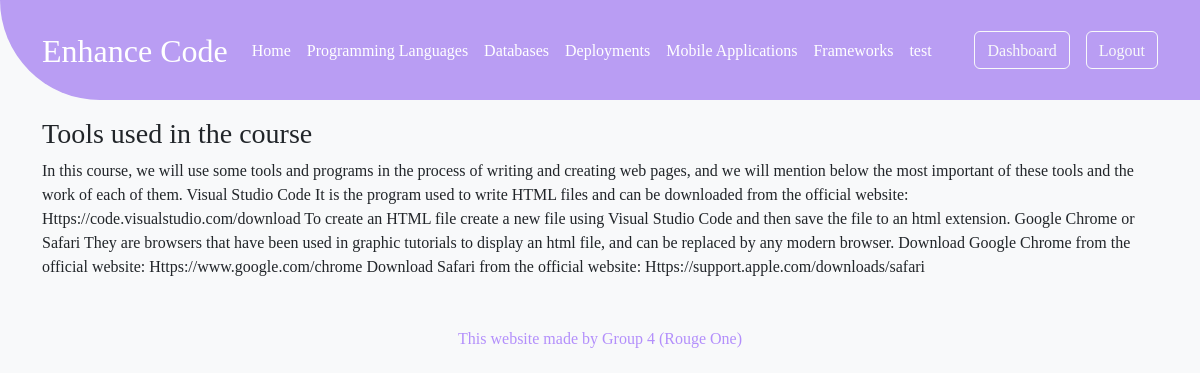
The app's page /show/subject/3 (signed in) with its own data.
### project_app/models.py (models this page shows)
class Category(models.Model):
    name = models.CharField(max_length=255)
    created_at = models.DateTimeField(auto_now_add=True)
    updated_at = models.DateTimeField(auto_now=True)
    category_creator = models.ForeignKey(User,related_name="categories_mader",on_delete=models.CASCADE)

class Subject(models.Model):
    title = models.CharField(max_length=255)
    description = models.TextField()
    video_url = models.CharField(max_length=255)
    created_at = models.DateTimeField(auto_now_add=True)
    updated_at = models.DateTimeField(auto_now=True)
    section = models.ForeignKey(Section,related_name="subjects",on_delete=models.CASCADE)
    subject_creator = models.ForeignKey(User,related_name="subjects_mader",on_delete=models.CASCADE)

### project_app/views.py (the view)
# urls.py: path('show/subject/<subject_id>',views.show_subject),
def show_subject(request,subject_id):
    context = {
        'user': User.objects.get(id=request.session['user_id']),
        'categories':Category.objects.all(),
        'subject':Subject.objects.get(id=subject_id)
    }
    return render(request,'frontend/show_subject.html',context)

### project_app/templates/frontend/show_subject.html (shortened to what this page needs)
{% extends 'frontend/layout.html' %}
{% block content %}
    <div class="container">
        <h3>{{subject.title}}</h3>
        <p>{{subject.description}}</p>
    </div>
{% endblock content %}

### project_app/templates/frontend/layout.html (shortened to what this page needs)
<!doctype html>
<html lang="en">
<head>
    <link rel="stylesheet" href="https://cdn.jsdelivr.net/npm/bootstrap@5.2.0-beta1/dist/css/bootstrap.min.css"
>
</head>
<body class="bg-light">
    <nav style="height: 100px; border-radius: 0px 0px 0px 232px; background-color: #B99DF3;" class="navbar navbar-expand-lg navbar-dark mb-3">
        <div class="container">
            <a class="navbar-brand fs-2" href="#">Enhance Code</a>
            <div class="collapse navbar-collapse" id="collapsibleNavId">
                <ul class="navbar-nav me-auto mt-2 mt-lg-0">
                    <li class="nav-item active">
                        <a class="nav-link text-white" href="/home">Home <span class="visually-hidden">(current)</span></a>
                    </li>
                    {% for category in categories %}
                        <li class="nav-item active">
                            <a class="nav-link text-white" href="#">
                                {{category.name}}<span class="visually-hidden">(current)</span>
                            </a>
                        </li>
                    {% endfor %}
                </ul>
                    {% if user.is_admin %}
                        <a href="/dashboard" class="btn btn-outline-light my-2 my-sm-0 mx-3">Dashboard</a>
                    {% endif %}
                    <a href="/logout" class="btn btn-outline-light my-2 my-sm-0">Logout</a>
            </div>
        </div>
    </nav>
    {% block content %}
    {% endblock content %}
    <div class="container text-center mt-5">
        <p style="color: #b38ffb">This website made by Group 4 (Rouge One)</p>
    </div>
</body>
</html>

### project_app/templates/frontend/layout.html (style rules this page uses)
* { font-family: 'website'; }
a { text-decoration: none; color: black; }

### records on screen
Category: name "Programming Languages"
Category: name "Databases"
Category: name "Deployments"
Category: name "Mobile Applications"
Category: name "Frameworks"
Category: name "test"
Subject: title "Tools used in the course", description "In this course, we will use some tools and programs in the process of writing and creating web pages, and we will mention below the most important of these tools and the work of each of them. Visual Studio Code It is the program used to write HTML files and can be downloaded from the official website: Https://code.visualstudio.com/download To create an HTML file create a new file using Visual Studio Code and then save the file to an html extension. Google Chrome or Safari They are browsers that have been used in graphic tutorials to display an html file, and can be replaced by any modern browser. Download Google Chrome from the official website: Https://www.google.com/chrome Download Safari…"
